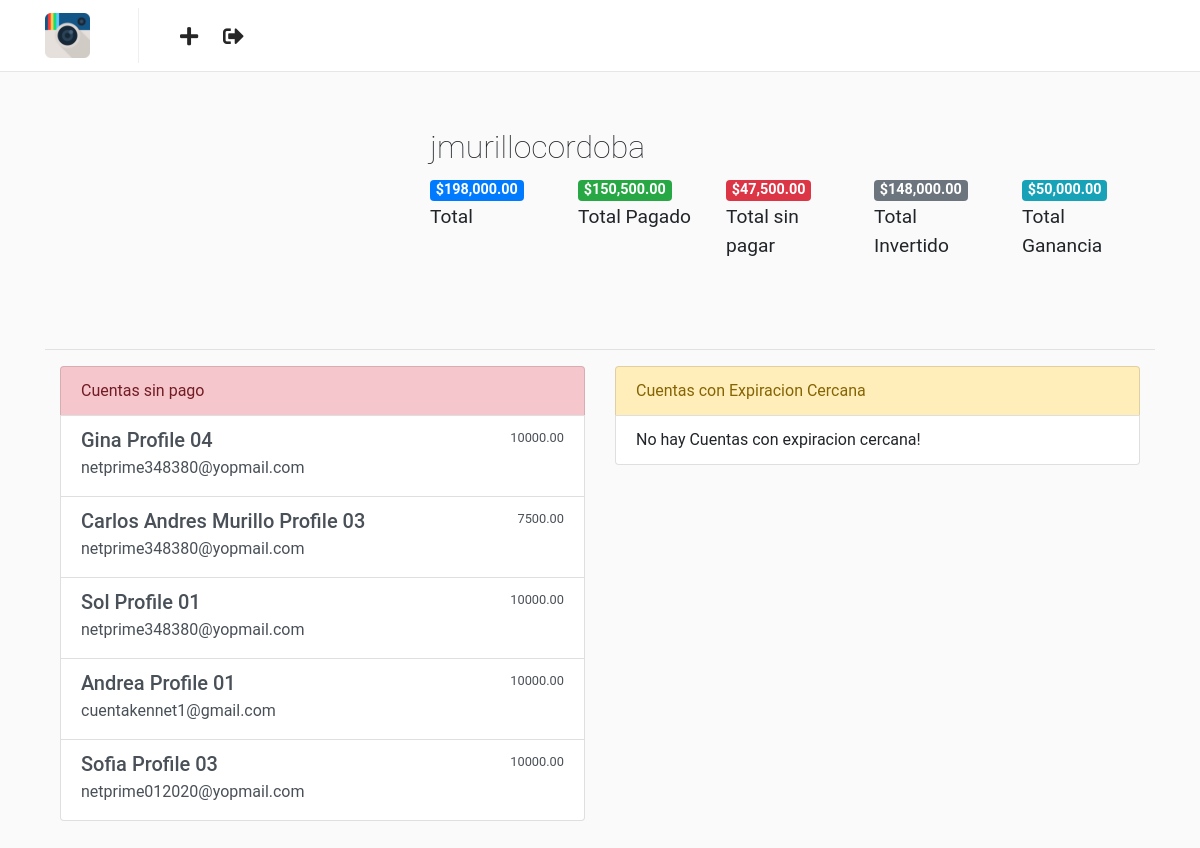
The page /cuentas/dashboard (signed in) on the database its author committed.
### cuentas/models.py (models this page shows, shortened)
class BaseModel(models.Model):
    created_by = models.ForeignKey(User,on_delete=models.CASCADE, related_name='+')
    updated_by = models.ForeignKey(User,on_delete=models.CASCADE, related_name='+', null=True)
    created_at = models.DateTimeField(auto_now_add=True)
    updated_at = models.DateTimeField(auto_now=True)
    status = models.BooleanField(default=True)
    class Meta:
        abstract = True

class ProfileDetail(BaseModel):
    profile = models.ForeignKey(Profile,on_delete=models.CASCADE)
    is_pay = models.BooleanField(default=False)
    pay_value = models.DecimalField(max_digits=8, decimal_places=2, default=0)
    active_at = models.DateField()
    expire_at = models.DateField()

class Profile(BaseModel):
    account = models.ForeignKey(Account,on_delete=models.CASCADE, default=1)
    user = models.ForeignKey(User,on_delete=models.CASCADE,  default=None, blank=True, null=True, related_name='+')
    profile = models.ForeignKey('users.Profile',on_delete=models.CASCADE,  default=None, blank=True, null=True, related_name='+')
    client_name = models.CharField(max_length=200)
    profile_name = models.CharField(max_length=200)
    phone = models.CharField(max_length=10, default=None, blank=True, null=True)
    email = models.EmailField(max_length=200,default=None, blank=True, null=True)
    pin = models.CharField(max_length=4)
    pay_value = models.DecimalField(max_digits=8, decimal_places=2, default=0)

class Account(BaseModel):
    email = models.EmailField(max_length=200)
    password = models.CharField(max_length=200)

### cuentas/views.py (the view)
class DahsboardView(LoginRequiredMixin, TemplateView):
    template_name = 'cuentas/dashboard.html'
    def get_context_data(self, **kwargs):
        context = super().get_context_data(**kwargs)
        context['accounts_without_pay'] = ProfileDetail.objects.filter(is_pay=False).order_by('-created_at')[:100]
        total_profile_money = ProfileDetail.objects.all().aggregate(total_pay=Sum('pay_value'))
        context['total_profile_money'] = "${:,.2f}".format(total_profile_money['total_pay'])
        total_profile_pay = ProfileDetail.objects.filter(is_pay=True).aggregate(total_pay=Sum('pay_value'))
        context['total_profile_pay'] = "${:,.2f}".format(total_profile_pay['total_pay'])
        total_profile_wo_pay = total_profile_money['total_pay'] - total_profile_pay['total_pay']
        context['total_profile_wo_pay'] = "${:,.2f}".format(total_profile_wo_pay)
        enddate = datetime.today()
        startdate = enddate - timedelta(days=15)
        context['accounts_near_to_expire'] = ProfileDetail.objects.filter(expire_at__range=[startdate, enddate]).order_by('expire_at')[:100]
        total_account_invest = AccountDetail.objects.all().aggregate(total_pay=Sum('pay_value'))
        context['total_account_invest'] = "${:,.2f}".format(total_account_invest['total_pay'])
        total_gain = total_profile_money['total_pay'] - total_account_invest['total_pay']
        context['total_gain'] = "${:,.2f}".format(total_gain)
        return context

### templates/cuentas/dashboard.html (shortened to what this page needs)
{% extends "base.html" %}  {% block container %}
<div class="container mb-5" style="margin-top: 8em;">
  <div class="row">
    <div class="col-sm-4 d-flex justify-content-center">
      <img src="" alt="" class="rounded-circle" width="150px" />
    </div>
    <div class="col-sm-8">
      <h2 style="font-weight: 100;">
        {{ user.username }}
      </h2>
      <div class="row mt-2" style="font-size: 1.2em">
        <div class="col">
          <span class="badge badge-primary">{{ total_profile_money  }}</span> </br> Total
        </div>
        <div class="col">
          <span class="badge badge-success">{{ total_profile_pay  }}</span> </br> Total Pagado
        </div>
        <div class="col">
          <span class="badge badge-danger">{{ total_profile_wo_pay  }}</span> </br> Total sin pagar
        </div>
        <div class="col">
          <span class="badge badge-secondary">{{ total_account_invest  }}</span> </br> Total Invertido
        </div>
        <div class="col">
          <span class="badge badge-info">{{ total_gain  }}</span> </br> Total Ganancia
        </div>
      </div>
      <div class="row mt-4">
        <div class="col-sm-12">
        </div>
      </div>
    </div>
  </div>
</div>
<hr />
<div class="container" id="user-posts">
  <div class="row">
    <div class="col">
      <ul class="list-group">
        <li class="list-group-item list-group-item-danger">Cuentas sin pago</li>
        {% for account_without_pay in accounts_without_pay %}
        <a href="#" class="list-group-item list-group-item-action flex-column align-items-start">
          <div class="d-flex w-100 justify-content-between">
            <h5 class="mb-1">{{ account_without_pay.profile.profile_name }}</h5>
            <small>{{ account_without_pay.profile.pay_value }}</small>
          </div>
          <p class="mb-1">{{ account_without_pay.profile.account.email }}</p>
        </a>
        {% empty %}
        <li class="list-group-item">No hay Cuentas sin pagar!</li>
        {% endfor %}
      </ul>
    </div>
    <div class="col">
      <ul class="list-group">
        <li class="list-group-item list-group-item-warning">Cuentas con Expiracion Cercana</li>
        {% for account_near_to_expire in accounts_near_to_expire %}
        <a href="#" class="list-group-item list-group-item-action flex-column align-items-start">
          <div class="d-flex w-100 justify-content-between">
            <h5 class="mb-1">{{ account_near_to_expire.profile.profile_name }}</h5>
            <small>{{ account_near_to_expire.pay_value }}</small>
          </div>
          <p class="mb-1">{{ account_near_to_expire.profile.account.email }}</p>
          <p class="mb-1">{{ account_near_to_expire.expire_at }}</p>
        </a>
        {% empty %}
        <li class="list-group-item">No hay Cuentas con expiracion cercana!</li>
        {% endfor %}
      </ul>
    </div>
  </div>
</div>
{% endblock %}

### static/css/main.css (style rules this page uses)
html, body { background: #fafafa; height: 100%; width: 100%; font-family: 'Roboto', sans-serif; }

### rows shown on the page
ProfileDetail: profile.profile_name "Gina Profile 04", profile.pay_value "10000.00", profile.account.email "netprime348380@yopmail.com"
ProfileDetail: profile.profile_name "Carlos Andres Murillo Profile 03", profile.pay_value "7500.00", profile.account.email "netprime348380@yopmail.com"
ProfileDetail: profile.profile_name "Sol Profile 01", profile.pay_value "10000.00", profile.account.email "netprime348380@yopmail.com"
ProfileDetail: profile.profile_name "Andrea Profile 01", profile.pay_value "10000.00", profile.account.email "cuentakennet1@gmail.com"
ProfileDetail: profile.profile_name "Sofia Profile 03", profile.pay_value "10000.00", profile.account.email "netprime012020@yopmail.com"

### other values the page prints
{{ user.username }} "jmurillocordoba"
{{ total_profile_money }} "$198,000.00"
{{ total_profile_pay }} "$150,500.00"
{{ total_profile_wo_pay }} "$47,500.00"
{{ total_account_invest }} "$148,000.00"
{{ total_gain }} "$50,000.00"
